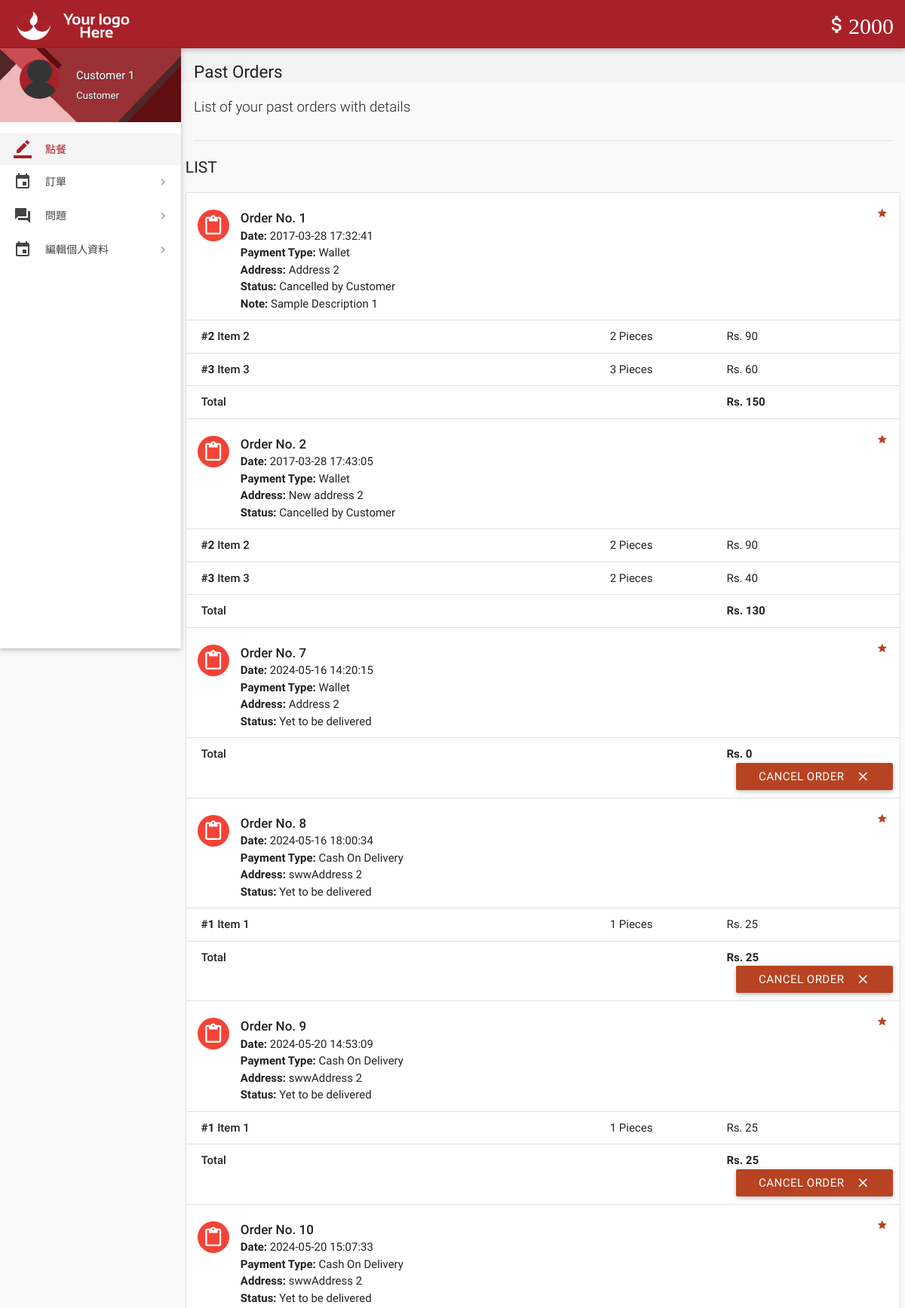
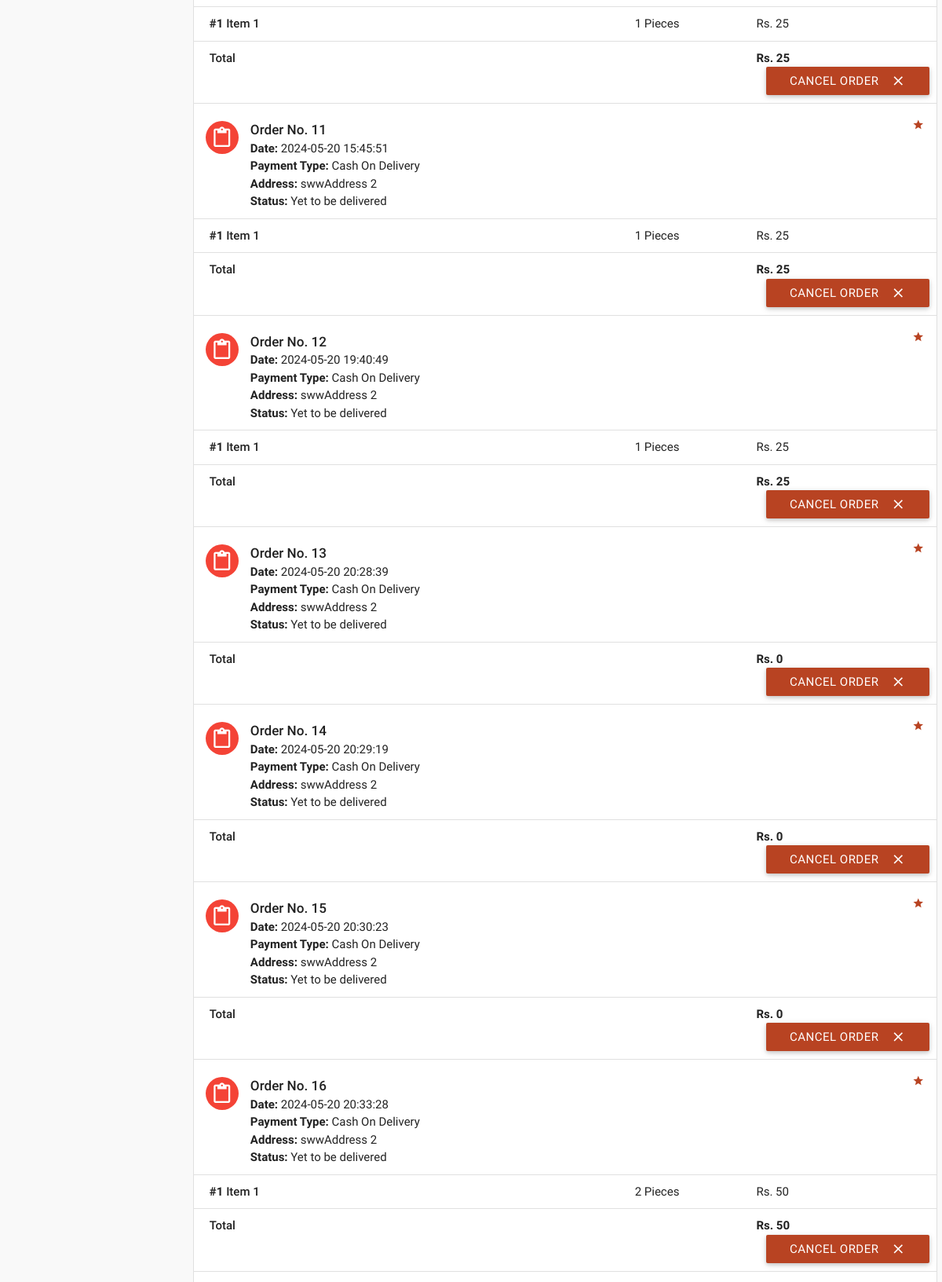
Page /orders.php (signed in, upper part) on the committed database (2 pictures, top to bottom).
### tables this page shows
CREATE TABLE `wallet_details` (
  `id` int(11) NOT NULL,
  `wallet_id` int(11) NOT NULL,
  `number` varchar(16) NOT NULL,
  `cvv` int(3) NOT NULL,
  `balance` int(11) NOT NULL DEFAULT 2000
);

CREATE TABLE `orders` (
  `id` int(11) NOT NULL,
  `customer_id` int(11) NOT NULL,
  `address` varchar(300) NOT NULL,
  `description` varchar(300) NOT NULL,
  `date` datetime NOT NULL DEFAULT current_timestamp(),
  `payment_type` varchar(16) NOT NULL DEFAULT 'Wallet',
  `total` int(11) NOT NULL,
  `status` varchar(25) NOT NULL DEFAULT 'Yet to be delivered',
  `deleted` tinyint(4) NOT NULL DEFAULT 0
);

CREATE TABLE `order_details` (
  `id` int(11) NOT NULL,
  `order_id` int(11) NOT NULL,
  `item_id` int(11) NOT NULL,
  `quantity` int(11) NOT NULL,
  `price` int(11) NOT NULL,
  `ice` varchar(10) DEFAULT NULL,
  `sweet` varchar(10) DEFAULT NULL,
  `nood_type` varchar(10) DEFAULT NULL
);

CREATE TABLE `items` (
  `it_id` int(11) NOT NULL,
  `name` varchar(20) NOT NULL,
  `price` int(11) NOT NULL,
  `deleted` tinyint(4) NOT NULL DEFAULT 0,
  `type` varchar(20) DEFAULT NULL
);

### includes/wallet.php (called while the page is built)
<?php
$user_id=$_SESSION['user_id'];
$sql = mysqli_query($con, "SELECT * FROM wallet where customer_id = $user_id");
while($row1 = mysqli_fetch_array($sql)){
$wallet_id = $row1['id'];
}
$sql = mysqli_query($con, "SELECT * FROM wallet_details where wallet_id = $wallet_id");
while($row1 = mysqli_fetch_array($sql)){
$balance = $row1['balance'];
}
?>

### orders.php (the view, shortened to what this page needs)
<?php
include 'includes/connect.php';
include 'includes/wallet.php';
	if($_SESSION['customer_sid']==session_id())
	{
		?>
<!DOCTYPE html>
<html lang="en">
<head>
  <link href="css/materialize.min.css" type="text/css" rel="stylesheet" media="screen,projection">
  <link href="css/style.min.css" type="text/css" rel="stylesheet" media="screen,projection">
  <link href="css/custom/custom.min.css" type="text/css" rel="stylesheet" media="screen,projection">
  <link href="js/plugins/perfect-scrollbar/perfect-scrollbar.css" type="text/css" rel="stylesheet" media="screen,projection">
</head>
<body>
  <header id="header" class="page-topbar">
        <div class="navbar-fixed">
            <nav class="navbar-color">
                <div class="nav-wrapper">
                    <ul class="left">
                      <li><h1 class="logo-wrapper"><a href="index.php" class="brand-logo darken-1"><img src="images/materialize-logo.png" alt="logo"></a> <span class="logo-text">Logo</span></h1></li>
                    </ul>
                    <ul class="right hide-on-med-and-down">
                        <li><a href="#"  class="waves-effect waves-block waves-light"><i class="mdi-editor-attach-money"><?php echo $balance;?></i></a>
                        </li>
                    </ul>
                </div>
            </nav>
        </div>
  </header>
  <div id="main">
    <div class="wrapper">
      <?php include 'aside.php'; ?>
      <section id="content">
        <div id="breadcrumbs-wrapper">
          <div class="container">
            <div class="row">
              <div class="col s12 m12 l12">
                <h5 class="breadcrumbs-title">Past Orders</h5>
              </div>
            </div>
          </div>
        </div>
        <div class="container">
          <p class="caption">List of your past orders with details</p>
          <div class="divider"></div>
<div id="work-collections" class="seaction">
					<?php
					if(isset($_GET['status'])){
						$status = $_GET['status'];
					}
					else{
						$status = '%';
					}
					$sql = mysqli_query($con, "SELECT * FROM orders WHERE customer_id = $user_id AND status LIKE '$status';");
					echo '              <div class="row">
                <div>
                    <h4 class="header">List</h4>
                    <ul id="issues-collection" class="collection">';
					while($row = mysqli_fetch_array($sql))
					{
						$status = $row['status'];
						echo '<li class="collection-item avatar">
                              <i class="mdi-content-content-paste red circle"></i>
                              <span class="collection-header">Order No. '.$row['id'].'</span>
                              <p><strong>Date:</strong> '.$row['date'].'</p>
                              <p><strong>Payment Type:</strong> '.$row['payment_type'].'</p>
							  <p><strong>Address: </strong>'.$row['address'].'</p>
                              <p><strong>Status:</strong> '.($status=='Paused' ? 'Paused <a  data-position="bottom" data-delay="50" data-tooltip="Please contact administrator for further details." class="btn-floating waves-effect waves-light tooltipped cyan">    ?</a>' : $status).'</p>
							  '.(!empty($row['description']) ? '<p><strong>Note: </strong>'.$row['description'].'</p>' : '').'
							  <a href="#" class="secondary-content"><i class="mdi-action-grade"></i></a>
                              </li>';
						$order_id = $row['id'];
						$sql1 = mysqli_query($con, "SELECT * FROM order_details WHERE order_id = $order_id;");
						while($row1 = mysqli_fetch_array($sql1))
						{
							$item_id = $row1['item_id'];
							$sql2 = mysqli_query($con, "SELECT * FROM items WHERE it_id = $item_id;");
							while($row2 = mysqli_fetch_array($sql2)){
								$item_name = $row2['name'];
							}
							echo '<li class="collection-item">
                            <div class="row">
                            <div class="col s7">
                            <p class="collections-title"><strong>#'.$row1['item_id'].'</strong> '.$item_name.'</p>
                            </div>
                            <div class="col s2">
                            <span>'.$row1['quantity'].' Pieces</span>
                            </div>
                            <div class="col s3">
                            <span>Rs. '.$row1['price'].'</span>
                            </div>
                            </div>
                            </li>';
							$id = $row1['order_id'];
						}
								echo'<li class="collection-item">
                                        <div class="row">
                                            <div class="col s7">
                                                <p class="collections-title"> Total</p>
                                            </div>
                                            <div class="col s2">
											<span> </span>
                                            </div>
                                            <div class="col s3">
                                                <span><strong>Rs. '.$row['total'].'</strong></span>
                                            </div>';
								if(!preg_match('/^Cancelled/', $status)){
									if($status != 'Delivered'){
								echo '<form action="routers/cancel-order.php" method="post">
										<input type="hidden" value="'.$id.'" name="id">
										<input type="hidden" value="Cancelled by Customer" name="status">
										<input type="hidden" value="'.$row['payment_type'].'" name="payment_type">
										<button class="btn waves-effect waves-light right submit" type="submit" name="action">Cancel Order
                                              <i class="mdi-content-clear right"></i>
										</button>
										</form>';
								}
								}
								echo'</div></li>';
					}
					?>
					 </ul>
                </div>
              </div>
            </div>
        </div>
      </section>
    </div>
  </div>
</body>
</html>
<?php
	}
?>

### rows in the picture
wallet_details: balance "2000"
orders: id "1", date "2017-03-28 17:32:41", payment_type "Wallet", address "Address 2", status "Cancelled by Customer", description "Sample Description 1", total "150"
order_details: item "2", item.name "Item 2", quantity "2", price "90"
order_details: item "3", item.name "Item 3", quantity "3", price "60"
orders: id "2", date "2017-03-28 17:43:05", payment_type "Wallet", address "New address 2", status "Cancelled by Customer", total "130"
order_details: item "2", item.name "Item 2", quantity "2", price "90"
order_details: item "3", item.name "Item 3", quantity "2", price "40"
orders: id "7", date "2024-05-16 14:20:15", payment_type "Wallet", address "Address 2", status "Yet to be delivered", total "0"
orders: id "8", date "2024-05-16 18:00:34", payment_type "Cash On Delivery", address "swwAddress 2", status "Yet to be delivered", total "25"
order_details: item "1", item.name "Item 1", quantity "1", price "25"
orders: id "9", date "2024-05-20 14:53:09", payment_type "Cash On Delivery", address "swwAddress 2", status "Yet to be delivered", total "25"
order_details: item "1", item.name "Item 1", quantity "1", price "25"
orders: id "10", date "2024-05-20 15:07:33", payment_type "Cash On Delivery", address "swwAddress 2", status "Yet to be delivered", total "25"
order_details: item "1", item.name "Item 1", quantity "1", price "25"
orders: id "11", date "2024-05-20 15:45:51", payment_type "Cash On Delivery", address "swwAddress 2", status "Yet to be delivered", total "25"
order_details: item "1", item.name "Item 1", quantity "1", price "25"
orders: id "12", date "2024-05-20 19:40:49", payment_type "Cash On Delivery", address "swwAddress 2", status "Yet to be delivered", total "25"
order_details: item "1", item.name "Item 1", quantity "1", price "25"
orders: id "13", date "2024-05-20 20:28:39", payment_type "Cash On Delivery", address "swwAddress 2", status "Yet to be delivered", total "0"
orders: id "14", date "2024-05-20 20:29:19", payment_type "Cash On Delivery", address "swwAddress 2", status "Yet to be delivered", total "0"
orders: id "15", date "2024-05-20 20:30:23", payment_type "Cash On Delivery", address "swwAddress 2", status "Yet to be delivered", total "0"
orders: id "16", date "2024-05-20 20:33:28", payment_type "Cash On Delivery", address "swwAddress 2", status "Yet to be delivered", total "50"
order_details: item "1", item.name "Item 1", quantity "2", price "50"

### other values in the picture
$name "Customer 1"
$role "Customer"
